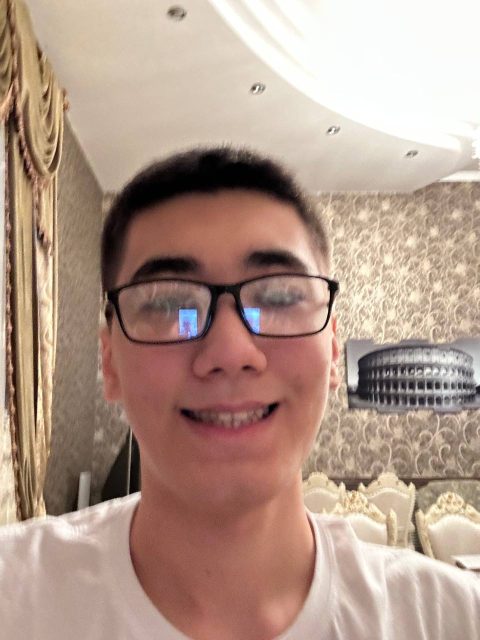
#> input picture dataset/Bilol/Bilol_1.png, 959 x 1280 px (shown at 1/2 size); its folder holds only this picture in this run
$ python recognition_train.py
#> lines starting #> are read from the running program, lines starting #| are printed output that depends on the picture
import cv2 as cv
import numpy as np
import os
import pickle

dataset_path = "./dataset"
model_path = "./face_recognizer_model.yml"
label_path = "./labels.pkl"

# Initialize LBPH recognizer with tuned parameters
recognizer = cv.face.LBPHFaceRecognizer_create(radius=2, neighbors=8, grid_x=8, grid_y=8)

# Load Haarcascade dynamically
face_cascade = cv.CascadeClassifier(cv.data.haarcascades + "haarcascade_frontalface_default.xml")

faces = []
labels = []
label_dict = {}
current_id = 0

# Iterate through dataset
for person_name in os.listdir(dataset_path):
    person_path = os.path.join(dataset_path, person_name)
    if not os.path.isdir(person_path):
        continue

    label_dict[current_id] = person_name

    for img_name in os.listdir(person_path):
        img_path = os.path.join(person_path, img_name)
        img = cv.imread(img_path)
#> img is the input picture: shape (1280, 959, 3); mean B, G, R 138.1, 152.2, 178.2

        if img is None:
            continue

        gray = cv.cvtColor(img, cv.COLOR_BGR2GRAY)
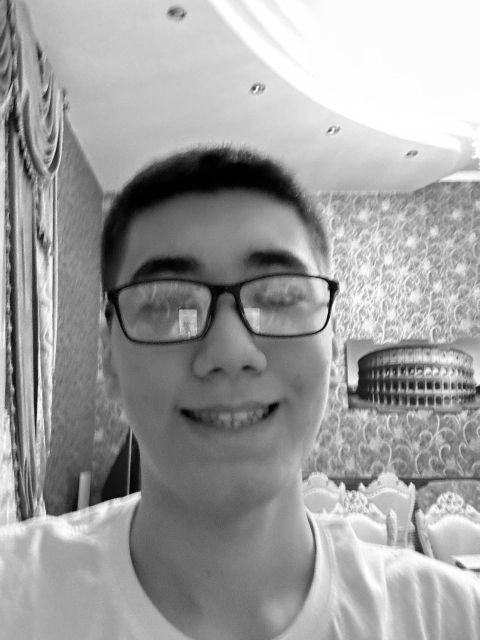
#> gray: shape (1280, 959) (shown at 1/2 size); min 0, max 255, mean 158.4
        faces_detected = face_cascade.detectMultiScale(gray, 1.1, 5)
#> faces_detected = [[158, 360, 518, 518]]

        for (x, y, w, h) in faces_detected:
            face_area = gray[y:y+h, x:x+w]
            face_resized = cv.resize(face_area, (200, 200))
            faces.append(face_resized)
            labels.append(current_id)
            break
#> this loop made 1 pass
#> pass 1, `face_area = gray[y:y+h, x:x+w]`:
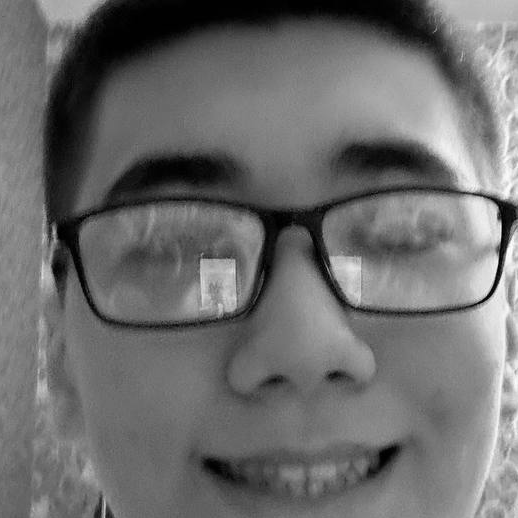
#> face_area: shape (518, 518); min 0, max 253, mean 108.5
#> after the loop, faces = 1 item; labels = [0]

    current_id += 1
#> pass 2 of the loop `for person_name in os.listdir(dataset_path):`:
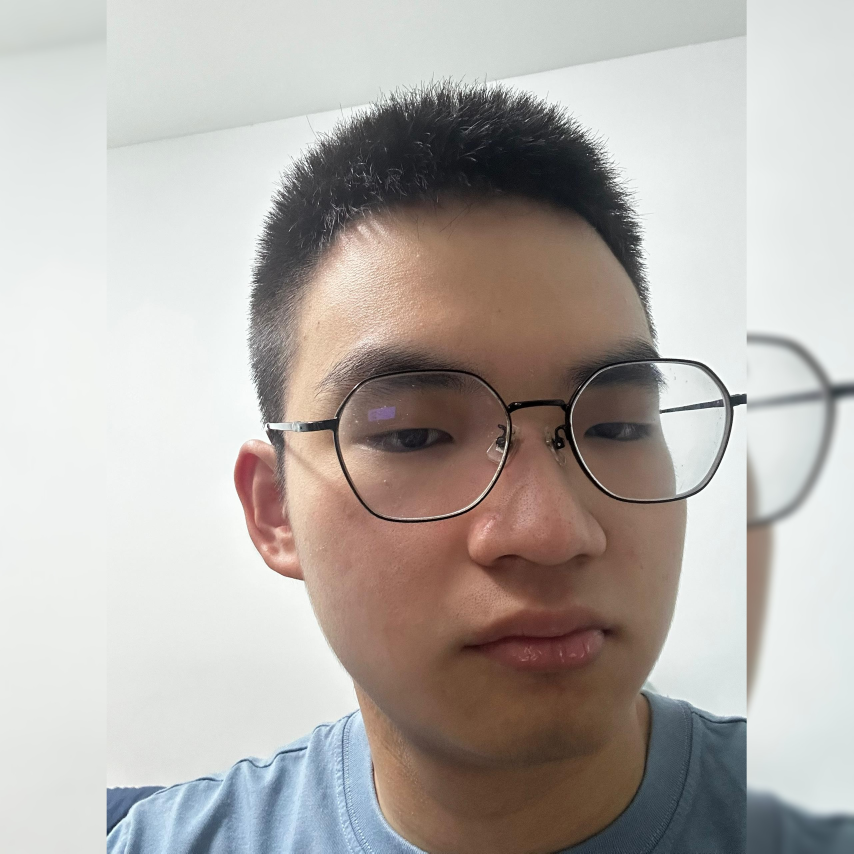
#> input picture dataset/Chew_Kai_Zheng/Chew_Kai_Zheng_1.png, 2560 x 2560 px (shown at 1/3 size)
#> img is the input picture: shape (2560, 2560, 3); mean B, G, R 171.3, 175.7, 181.3
#> `gray = cv.cvtColor(img, cv.COLOR_BGR2GRAY)`:
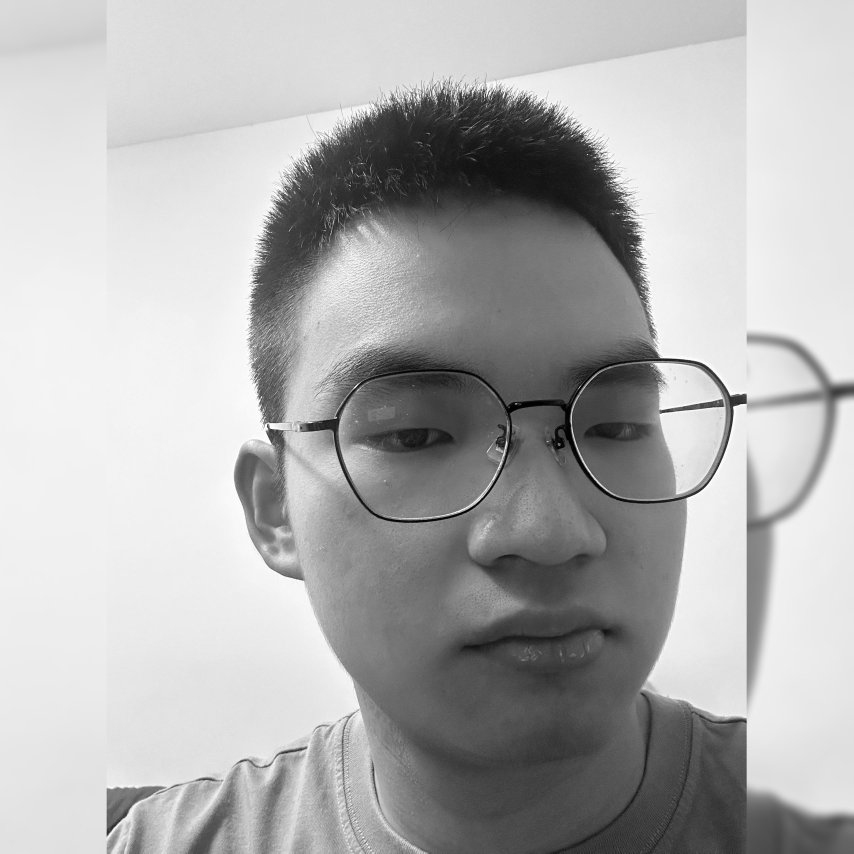
#> gray: shape (2560, 2560) (shown at 1/3 size); min 0, max 255, mean 176.9
#> faces_detected = [[672, 684, 1577, 1577]]
#> the loop `for (x, y, w, h) in faces_detected:` made 1 pass
#> pass 1, `face_resized = cv.resize(face_area, (200, 200))`:
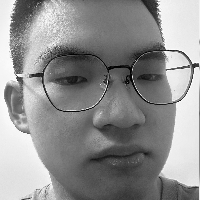
#> face_resized: shape (200, 200); min 0, max 254, mean 144
#> after the loop `for (x, y, w, h) in faces_detected:`: faces = 2 items; labels = [0, 1]

print(f"Total Faces: {len(faces)}, Labels: {len(labels)}")
#| Total Faces: 2, Labels: 2
print("Training model...")

recognizer.train(faces, np.array(labels))
recognizer.save(model_path)
print("Model saved!")

# Save label dictionary for later use
with open(label_path, "wb") as f:
    pickle.dump(label_dict, f)

print("Labels saved!")
